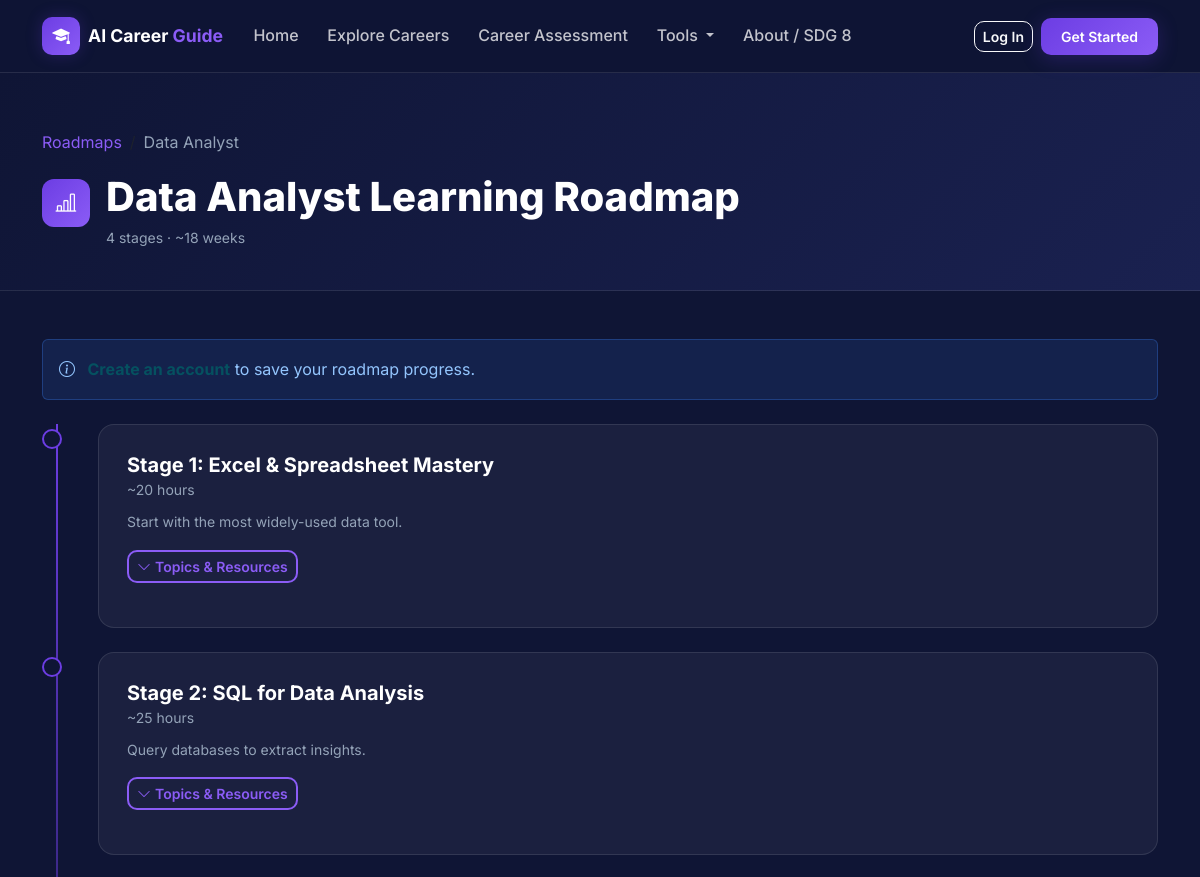
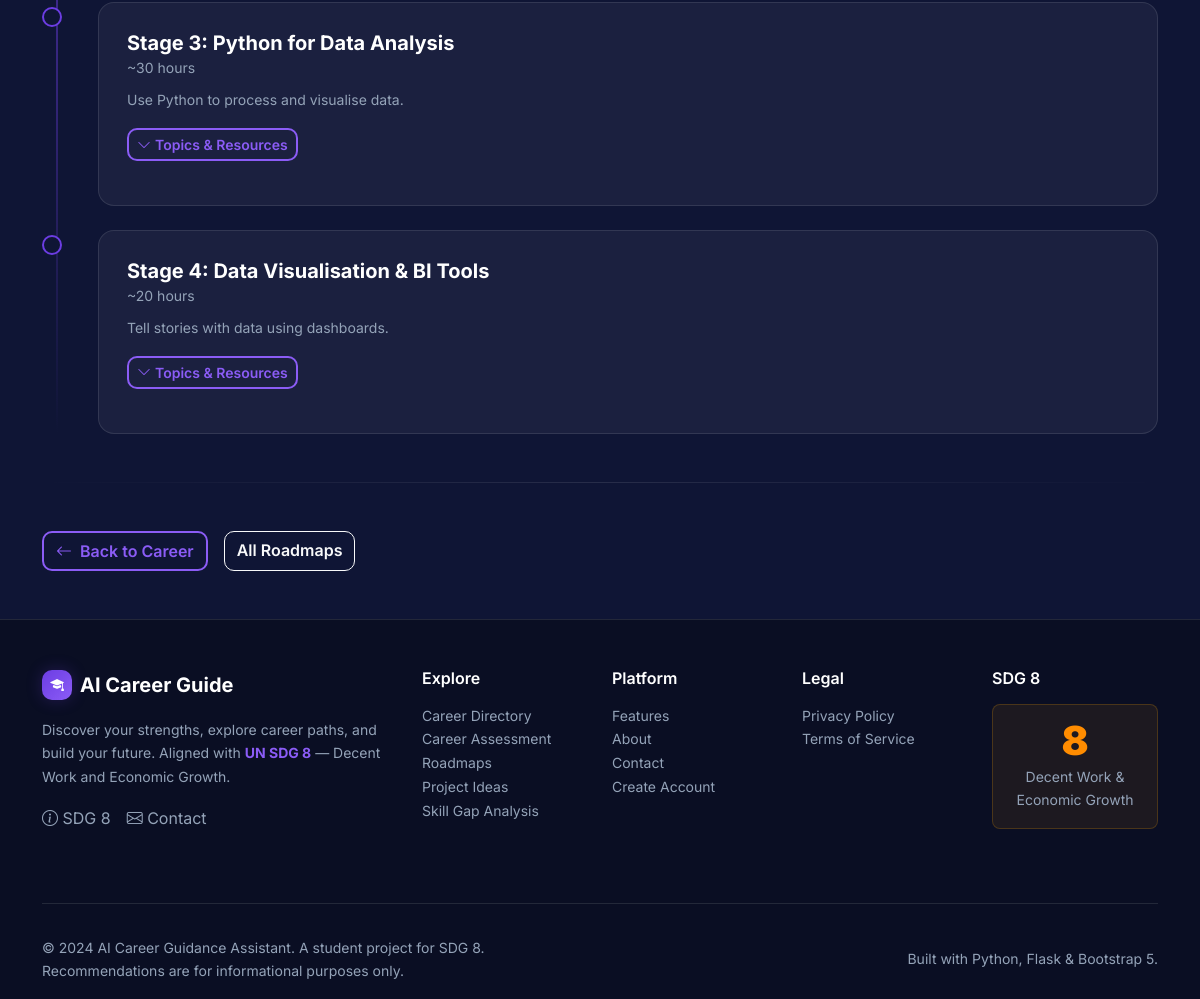
/roadmaps/data-analyst, run on the app's committed database (2 pictures, top to bottom).
### app/models.py (models this page shows, shortened)
class Career(db.Model):
    __tablename__ = "career"
    id = db.Column(db.Integer, primary_key=True)
    slug = db.Column(db.String(100), unique=True, nullable=False, index=True)
    title = db.Column(db.String(150), nullable=False)
    category = db.Column(db.String(100), nullable=False)
    description = db.Column(db.Text, nullable=False)
    short_description = db.Column(db.String(300))
    education_level = db.Column(db.String(80))
    avg_salary = db.Column(db.String(80))
    demand_level = db.Column(db.String(50))  # High / Medium / Low
    is_beginner_friendly = db.Column(db.Boolean, default=False)
    icon = db.Column(db.String(80))  # Bootstrap icon class
    entry_roles = db.Column(db.Text)   # JSON string list
    next_steps = db.Column(db.Text)    # JSON string list
    created_at = db.Column(db.DateTime, default=datetime.utcnow)
    skills = db.relationship("Skill", secondary=career_skill, backref="careers")
    roadmap = db.relationship("Roadmap", back_populates="career", uselist=False, cascade="all, delete-orphan")
    projects = db.relationship("Project", back_populates="career", cascade="all, delete-orphan")
    recommendations = db.relationship("Recommendation", back_populates="career", cascade="all, delete-orphan")

class Roadmap(db.Model):
    __tablename__ = "roadmap"
    id = db.Column(db.Integer, primary_key=True)
    career_id = db.Column(db.Integer, db.ForeignKey("career.id"), nullable=False)
    title = db.Column(db.String(200))
    description = db.Column(db.Text)
    estimated_weeks = db.Column(db.Integer)
    created_at = db.Column(db.DateTime, default=datetime.utcnow)
    career = db.relationship("Career", back_populates="roadmap")
    stages = db.relationship("RoadmapStage", back_populates="roadmap", order_by="RoadmapStage.order", cascade="all, delete-orphan")
    user_progresses = db.relationship("UserRoadmapProgress", back_populates="roadmap", cascade="all, delete-orphan")

class RoadmapStage(db.Model):
    __tablename__ = "roadmap_stage"
    id = db.Column(db.Integer, primary_key=True)
    roadmap_id = db.Column(db.Integer, db.ForeignKey("roadmap.id"), nullable=False)
    order = db.Column(db.Integer, nullable=False)
    title = db.Column(db.String(200), nullable=False)
    description = db.Column(db.Text)
    topics = db.Column(db.Text)       # JSON list
    resources = db.Column(db.Text)    # JSON list of {title, url, type}
    exercises = db.Column(db.Text)    # JSON list
    estimated_hours = db.Column(db.Integer)
    roadmap = db.relationship("Roadmap", back_populates="stages")
    progress_entries = db.relationship("UserRoadmapProgress", back_populates="stage", cascade="all, delete-orphan")

### app/roadmaps/routes.py (the view)
@bp.route("/<career_slug>")
def view(career_slug):
    career = Career.query.filter_by(slug=career_slug).first_or_404()
    roadmap = Roadmap.query.filter_by(career_id=career.id).first_or_404()
    progress_map = {}
    if current_user.is_authenticated:
        records = UserRoadmapProgress.query.filter_by(
            user_id=current_user.id,
            roadmap_id=roadmap.id,
        ).all()
        progress_map = {r.stage_id: r for r in records}
    total = len(roadmap.stages)
    done = sum(1 for sid, r in progress_map.items() if r.completed)
    pct = int(done / total * 100) if total else 0
    return render_template(
        "roadmaps/view.html",
        career=career,
        roadmap=roadmap,
        progress_map=progress_map,
        pct=pct,
        done=done,
        total=total,
    )

### app/template_filters.py (called while the page is built)
def register_filters(app):
    @app.template_filter("from_json")
    def from_json_filter(value):
        if not value:
            return []
        try:
            return _json.loads(value)
        except (ValueError, TypeError):
            return []
    @app.template_global("enumerate")
    def jinja_enumerate(iterable, start=0):
        return enumerate(iterable, start=start)

### app/templates/roadmaps/view.html (shortened to what this page needs)
{% extends "base.html" %}
{% block content %}
<div class="page-header">
  <div class="container">
    <nav aria-label="breadcrumb">
      <ol class="breadcrumb small">
        <li class="breadcrumb-item"><a href="{{ url_for('roadmaps.index') }}" class="text-accent">Roadmaps</a></li>
        <li class="breadcrumb-item active text-muted">{{ career.title }}</li>
      </ol>
    </nav>
    <div class="d-flex align-items-center gap-3 mt-3">
      <div class="career-card-icon" style="flex-shrink:0;"><i class="bi {{ career.icon or 'bi-map' }}"></i></div>
      <div>
        <h1 class="section-title mb-1">{{ roadmap.title }}</h1>
        <div class="text-muted small">{{ roadmap.stages|length }} stages · ~{{ roadmap.estimated_weeks }} weeks</div>
      </div>
    </div>
  </div>
</div>
<div class="container py-5">
  {% if not current_user.is_authenticated %}
  <div class="alert alert-info mb-4">
    <i class="bi bi-info-circle me-2"></i>
    <a href="{{ url_for('auth.register') }}" class="alert-link">Create an account</a>
    to save your roadmap progress.
  </div>
  {% endif %}
  <div class="roadmap-timeline">
    {% for stage in roadmap.stages %}
    {% set progress = progress_map.get(stage.id) %}
    {% set is_done = progress and progress.completed %}
    <div class="roadmap-step {% if is_done %}completed{% endif %}" id="stage-{{ stage.id }}">
      <div class="roadmap-step-dot">
      </div>
      <div class="glass-card mb-0" style="margin-left:1rem;">
        <div class="d-flex justify-content-between align-items-start mb-2">
          <div class="d-flex align-items-center gap-3">
            <div>
              <h5 class="fw-bold mb-0">Stage {{ stage.order }}: {{ stage.title }}</h5>
              {% if stage.estimated_hours %}
              <div class="text-muted small">~{{ stage.estimated_hours }} hours</div>
              {% endif %}
            </div>
          </div>
        </div>
        {% if stage.description %}
        <p class="text-muted small mb-3">{{ stage.description }}</p>
        {% endif %}
        <button class="btn btn-outline-accent btn-sm mb-3"
                data-bs-toggle="collapse" data-bs-target="#stage-detail-{{ stage.id }}"
                aria-expanded="false">
          <i class="bi bi-chevron-down me-1"></i>Topics &amp; Resources
        </button>
      </div>
    </div>
    {% endfor %}
  </div>
  <div class="divider-gradient my-5"></div>
  <div class="d-flex flex-wrap gap-3">
    <a href="{{ url_for('careers.detail', slug=career.slug) }}" class="btn btn-outline-accent">
      <i class="bi bi-arrow-left me-2"></i>Back to Career
    </a>
    <a href="{{ url_for('roadmaps.index') }}" class="btn btn-outline-light">
      All Roadmaps
    </a>
  </div>
</div>
{% endblock %}

### app/static/css/main.css (style rules this page uses)
:root { --navy: #0f1535; --navy-light: #1a2150; --navy-card: #151c3d; --violet: #6c3de3; --violet-light: #8b5cf6; --violet-dark: #4c1d95; --accent: #7c3aed; --accent-glow:rgba(108,61,227,0.25); --white: #ffffff; --off-white: #f8f9ff; --text-muted: #94a3b8; --border: rgba(255,255,255,0.1); --card-bg: rgba(255,255,255,0.05); --success: #10b981; --warning: #f59e0b; --danger: #ef4444; --gradient-hero: linear-gradient(135deg, #0f1535 0%, #1a0a3d 50%, #0f1535 100%); --gradient-card: linear-gradient(135deg, rgba(108,61,227,0.15) 0%, rgba(139,92,246,0.05) 100%); }
*, *::before, *::after { box-sizing: border-box; }
html { scroll-behavior: smooth; }
body { font-family: 'Inter', -apple-system, BlinkMacSystemFont, 'Segoe UI', sans-serif; background: var(--navy); color: var(--white); line-height: 1.7; min-height: 100vh; display: flex; flex-direction: column; }
a { text-decoration: none; transition: color .2s; }
h1,h2,h3,h4,h5,h6 { font-weight: 700; line-height: 1.25; }
.text-accent { color: var(--violet-light) !important; }
.text-muted { color: var(--text-muted) !important; }
.btn-outline-light { border-radius: 10px; font-weight: 600; }
.btn-outline-accent { border: 2px solid var(--violet-light); color: var(--violet-light); background: transparent; border-radius: 10px; font-weight: 600; transition: all .2s; }
.section-title { font-size: clamp(1.6rem, 3.5vw, 2.5rem); font-weight: 800; }
.glass-card { background: var(--card-bg); border: 1px solid var(--border); border-radius: 16px; padding: 1.75rem; transition: transform .25s, box-shadow .25s, border-color .25s; }
.career-card-icon { width: 48px; height: 48px; background: linear-gradient(135deg, var(--violet) 0%, var(--violet-light) 100%); border-radius: 12px; display: flex; align-items: center; justify-content: center; font-size: 1.3rem; color: white; margin-bottom: 1rem; }
.roadmap-timeline { position: relative; padding-left: 2.5rem; }
.roadmap-timeline::before { content: ''; position: absolute; left: .9rem; top: 0; bottom: 0; width: 2px; background: linear-gradient(to bottom, var(--violet), transparent); }
.roadmap-step { position: relative; margin-bottom: 1.5rem; }
.roadmap-step-dot { position: absolute; left: -2.5rem; top: .3rem; width: 20px; height: 20px; border-radius: 50%; border: 2px solid var(--violet); background: var(--navy); display: flex; align-items: center; justify-content: center; transition: background .3s; }
.alert-info { background: rgba(59,130,246,.12); border-color: rgba(59,130,246,.3); color: #93c5fd; }
.divider-gradient { height: 1px; background: linear-gradient(90deg, transparent, var(--border), transparent); margin: 3rem 0; }
.page-header { background: linear-gradient(135deg, var(--navy) 0%, var(--navy-light) 100%); padding: 3.5rem 0 2.5rem; border-bottom: 1px solid var(--border); }

### data on the page
Career: title "Data Analyst"
Roadmap: title "Data Analyst Learning Roadmap", estimated_weeks "18"
RoadmapStage: order "1", title "Excel & Spreadsheet Mastery", estimated_hours "20", description "Start with the most widely-used data tool."
RoadmapStage: order "2", title "SQL for Data Analysis", estimated_hours "25", description "Query databases to extract insights."
RoadmapStage: order "3", title "Python for Data Analysis", estimated_hours "30", description "Use Python to process and visualise data."
RoadmapStage: order "4", title "Data Visualisation & BI Tools", estimated_hours "20", description "Tell stories with data using dashboards."

### other printed values
{{ roadmap.stages|length }} "4"
{{ now.year if now else '2024' }} "2024"
